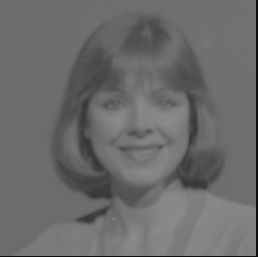
#> input picture Resources/contrasrt1.PNG, 258 x 257 px
$ python constrast.py
#> lines starting #> are read from the running program, lines starting #| are printed output that depends on the picture
import cv2
import matplotlib.pyplot as plt
import numpy as np

img = cv2.imread("Resources/contrasrt1.PNG", 0)
#> img is the input picture: shape (257, 258); min 14, max 144, mean 106.8
# 讀取圖片
hist_full = cv2.calcHist([img], [0], None, [256], [0, 256])
#> hist_full = 256 values, max 8325 at index 108, min 0 at index 0, mean 259
# 計算原圖的直方圖數值
# cv2.calcHist(影像, 通道, 遮罩, 區間數量, 數值範圍)
# 影像：影像的來源，其型別可以是 uint8 或 float32，變數必須放在中括號當中，例如：[img]。
# 通道：指定影像的通道（channel），同樣必須放在中括號當中。若為灰階影像，則通道就要指定為 [0]，若為彩色影像則可用 [0]、[1] 或 [2] 指定 藍色、綠色或紅色的通道。
# 遮罩：以遮罩指定要納入計算的圖形區域，若指定為 None 則會計算整張圖形的所有像素。
# 區間數量：指定直方圖分隔區間的數量（bins），也就是圖形畫出來要有幾條長方形。
# 數值範圍：指定要計算的像素值範圍，通常都是設為 [0,256]（計算所有的像素值）。
Imax = np.max(img)
#> Imax = 144
# 原始圖像灰度最大值
Imin = np.min(img)
#> Imin = 14
# 原始圖像灰度最小值
MAX = 255
# 要拉伸到的灰度空間的灰度最大值
MIN = 0
# 要拉伸到的灰度空間的灰度最小值
img_cs = (img - Imin) / (Imax - Imin) * (MAX - MIN) + MIN
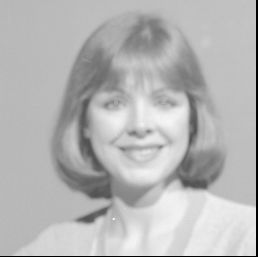
#> img_cs: shape (257, 258) float64; min 0, max 255, mean 182.1
# 帶入對比度拉伸公式
hist_cs = cv2.calcHist([img_cs.astype("uint8")], [0], None, [256], [0, 256])
#> hist_cs = 256 values, max 8325 at index 184, min 0 at index 1, mean 259
# 計算對比度拉伸後的圖的直方圖數值
cv2.imshow("Origin", img)
cv2.imshow("farina_cs", img_cs.astype("uint8"))
plt.plot(hist_full)
plt.plot(hist_cs)
plt.show()
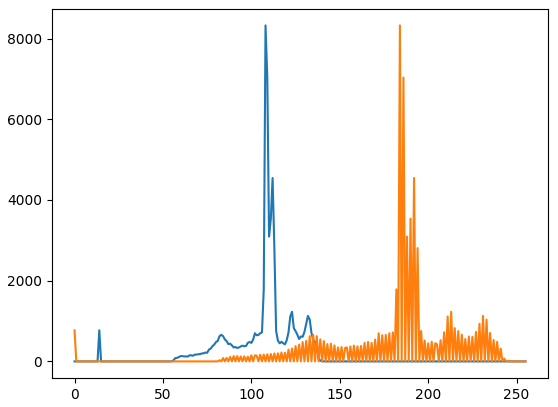
#> figure drawn by matplotlib, 1 panel; curve peaks at x = 108, y = 8325; curve peaks at x = 184, y = 8325
cv2.waitKey()
